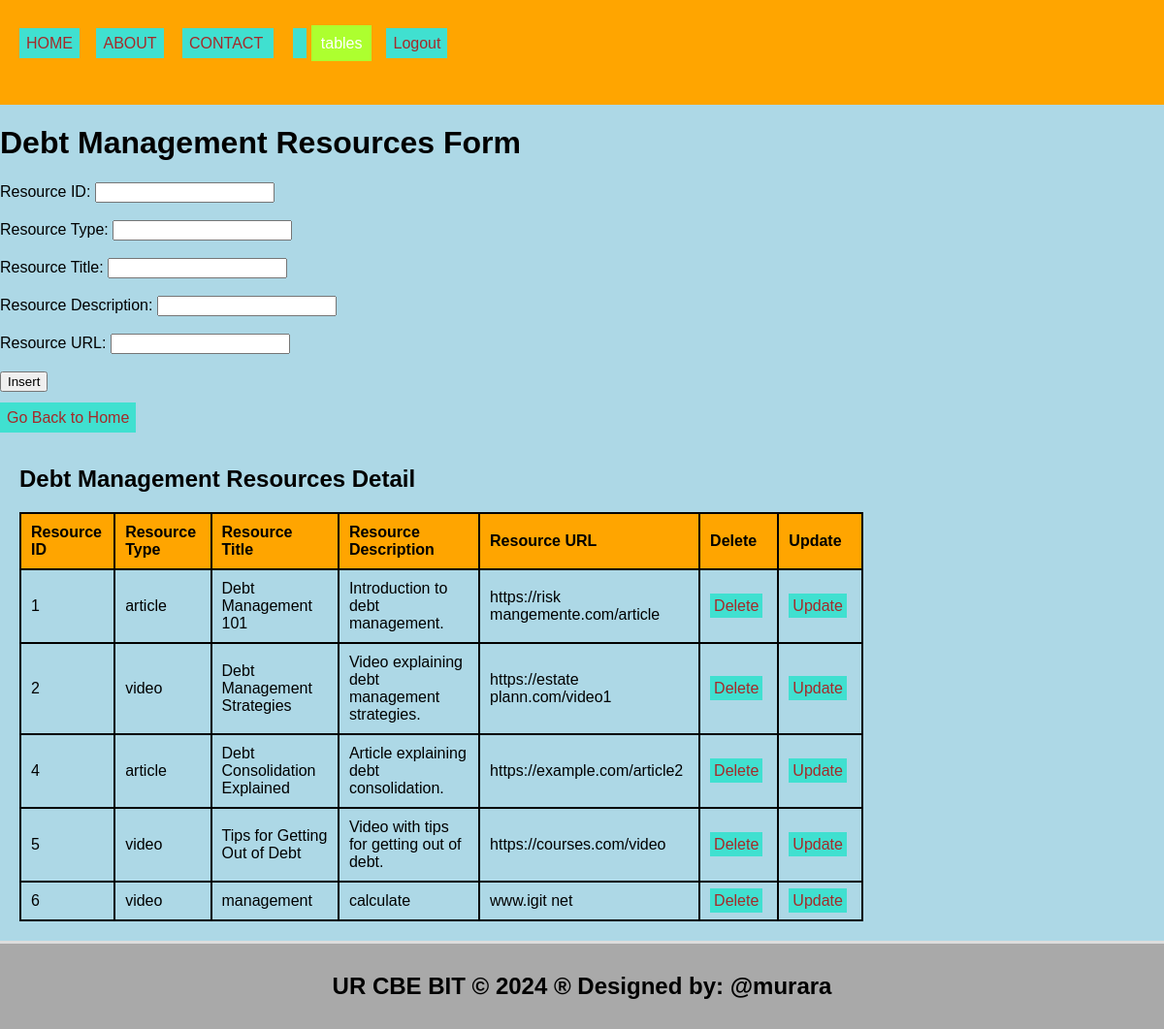
The app's page /debtmanagementresources.php with its own data.
### tables this page shows
CREATE TABLE `debtmanagementresources` (
  `resource_id` int(11) NOT NULL,
  `resource_type` varchar(255) NOT NULL,
  `resource_title` varchar(255) NOT NULL,
  `resource_description` text DEFAULT NULL,
  `resource_url` varchar(255) NOT NULL
);

### debtmanagementresources.php (the view, shortened to what this page needs)
<!DOCTYPE html>
<html lang="en">
<head>
  <link rel="stylesheet" type="text/css" href="style.css">
</head>
<body style="background-color: lightblue;">
  <header>
    <ul style="list-style-type: none; padding: 0;">
      <li style="display: inline; margin-right: 10px;">
        <ul style="list-style-type: none; padding: 0;">
          <li style="display: inline; margin-right: 8px;"><a href="./home.html">HOME</a></li>
          <li style="display: inline; margin-right: 10px;"><a href="./about.html">ABOUT</a></li>
          <li style="display: inline; margin-right: 10px;"><a href="./contact.html">CONTACT
             <li class="dropdown" style="display: inline; margin-right: 5px;">
            <a href="#" style="padding: 10px; color: white; background-color: greenyellow; text-decoration: none; margin-right: 10px;">tables</a>
          </li>
              <a href="logout.php">Logout</a>
          </li>
        </ul>
      </li>
    </ul>
  </header>
  <body style="background-color: yellowgreen;">
    <h1>Debt Management Resources Form</h1>
    <form method="post" onsubmit="return confirmInsert();">
      <label for="resource_id">Resource ID:</label>
      <input type="number" id="resource_id" name="resource_id" required><br><br>
      <label for="resource_type">Resource Type:</label>
      <input type="text" id="resource_type" name="resource_type" required><br><br>
      <label for="resource_title">Resource Title:</label>
      <input type="text" id="resource_title" name="resource_title" required><br><br>
      <label for="resource_description">Resource Description:</label>
      <input type="text" id="resource_description" name="resource_description" required><br><br>
      <label for="resource_url">Resource URL:</label>
      <input type="text" id="resource_url" name="resource_url" required><br><br>
      <input type="submit" name="add" value="Insert"><br><br>
      <a href="./home.html">Go Back to Home</a>
    </form>
    <?php
    include('database_connection.php');
    ?>
    <section>
      <h2>Debt Management Resources Detail</h2>
      <table>
        <tr>
          <th>Resource ID</th>
          <th>Resource Type</th>
          <th>Resource Title</th>
          <th>Resource Description</th>
          <th>Resource URL</th>
          <th>Delete</th>
          <th>Update</th>
        </tr>
        <?php
        $sql = "SELECT * FROM debtmanagementresources";
        $result = $connection->query($sql);
        if ($result->num_rows > 0) {
            while ($row = $result->fetch_assoc()) {
                echo "<tr>
                        <td>{$row['resource_id']}</td>
                        <td>{$row['resource_type']}</td>
                        <td>{$row['resource_title']}</td>
                        <td>{$row['resource_description']}</td>
                        <td>{$row['resource_url']}</td>
                        <td><a style='padding:4px' href='delete_debtmanagementresource.php?resource_id={$row['resource_id']}'>Delete</a></td>
                        <td><a style='padding:4px' href='update_debtmanagementresource.php?resource_id={$row['resource_id']}'>Update</a></td>
                      </tr>";
            }
        } else {
            echo "<tr><td colspan='7'>No data found</td></tr>";
        }
        ?>
      </table>
    </section>
    <footer>
      <h2>UR CBE BIT &copy; 2024 &reg; Designed by: @murara</h2>
    </footer>
  </body>
</html>

### style.css (style rules this page uses)
body { font-family: Arial, sans-serif; margin: 0; padding: 0; }
.dropdown { position: relative; display: inline; margin-right: 10px; }
body { font-family: Arial,sans-serif; margin:0; padding:0; }
header { background-color:orange; padding: 20px; }
footer { text-align: center; padding: 15px; background-color:orange; }
.dropdown { position: right; display:right; direction:rtl; }
section { padding:28px; border-bottom: 1px solid #ddd; }

### debtmanagementresources.php (style rules this page uses)
a:link { color: #0066cc; text-decoration: none; }
a { padding: 7px; color: white; background-color: turquoise; text-decoration: none; margin-right: 5px; }
a:link { color: brown; }
table { width: 75%; border-collapse: collapse; }
th, td { border: 2px solid black; padding: 10px; text-align: left; }
th { background-color: orange; }
section { padding: 20px; border-bottom: 3px solid #ddd; }
footer { text-align: center; padding: 10px; background-color: darkgray; }

### records on screen
debtmanagementresources: resource_id "1", resource_type "article", resource_title "Debt Management 101", resource_description "Introduction to debt management.", resource_url "https://risk mangemente.com/article"
debtmanagementresources: resource_id "2", resource_type "video", resource_title "Debt Management Strategies", resource_description "Video explaining debt management strategies.", resource_url "https://estate plann.com/video1"
debtmanagementresources: resource_id "4", resource_type "article", resource_title "Debt Consolidation Explained", resource_description "Article explaining debt consolidation.", resource_url "https://example.com/article2"
debtmanagementresources: resource_id "5", resource_type "video", resource_title "Tips for Getting Out of Debt", resource_description "Video with tips for getting out of debt.", resource_url "https://courses.com/video"
debtmanagementresources: resource_id "6", resource_type "video", resource_title "management", resource_description "calculate", resource_url "www.igit net"
